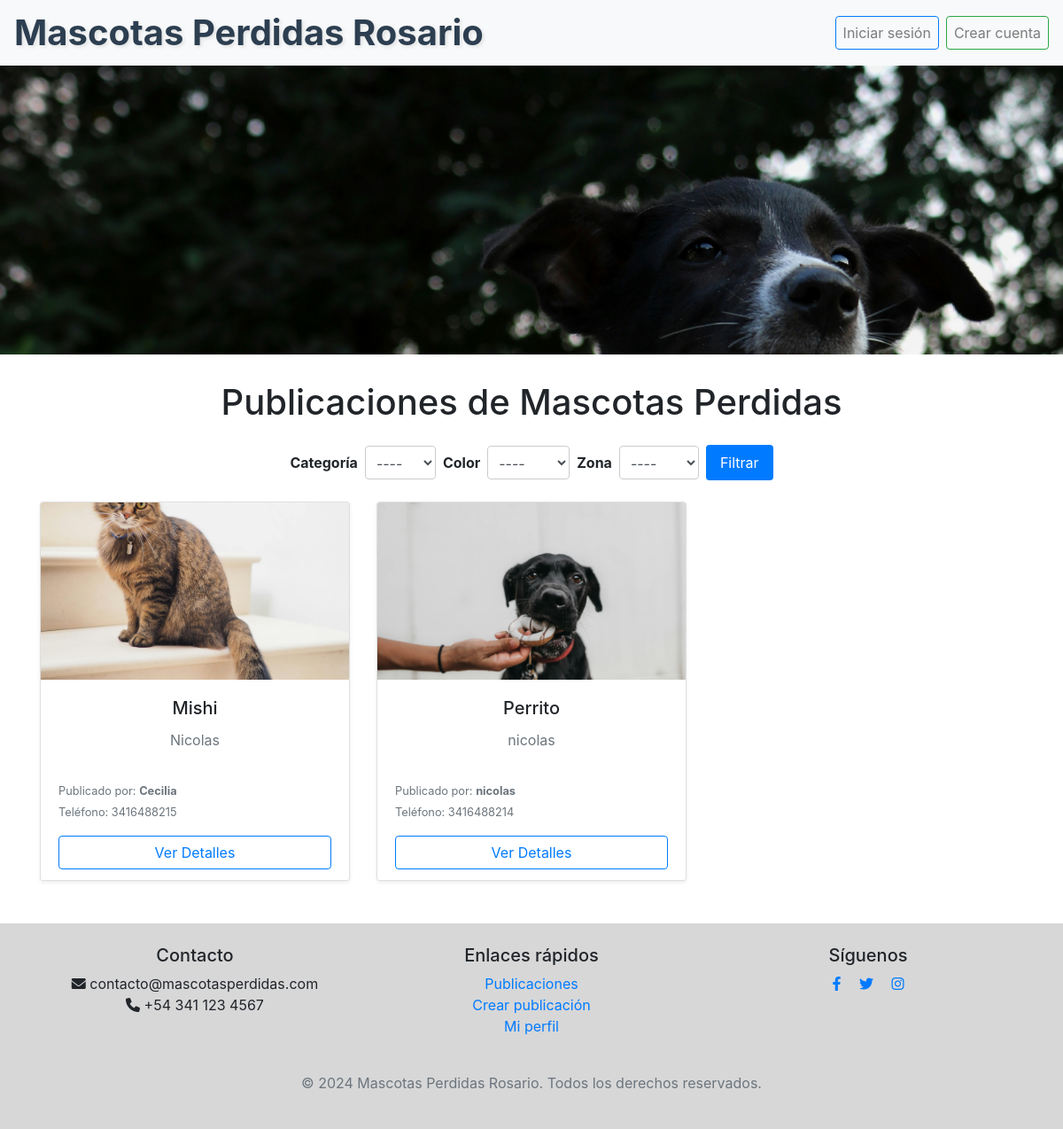
Page /blog/ on the earlier database version.
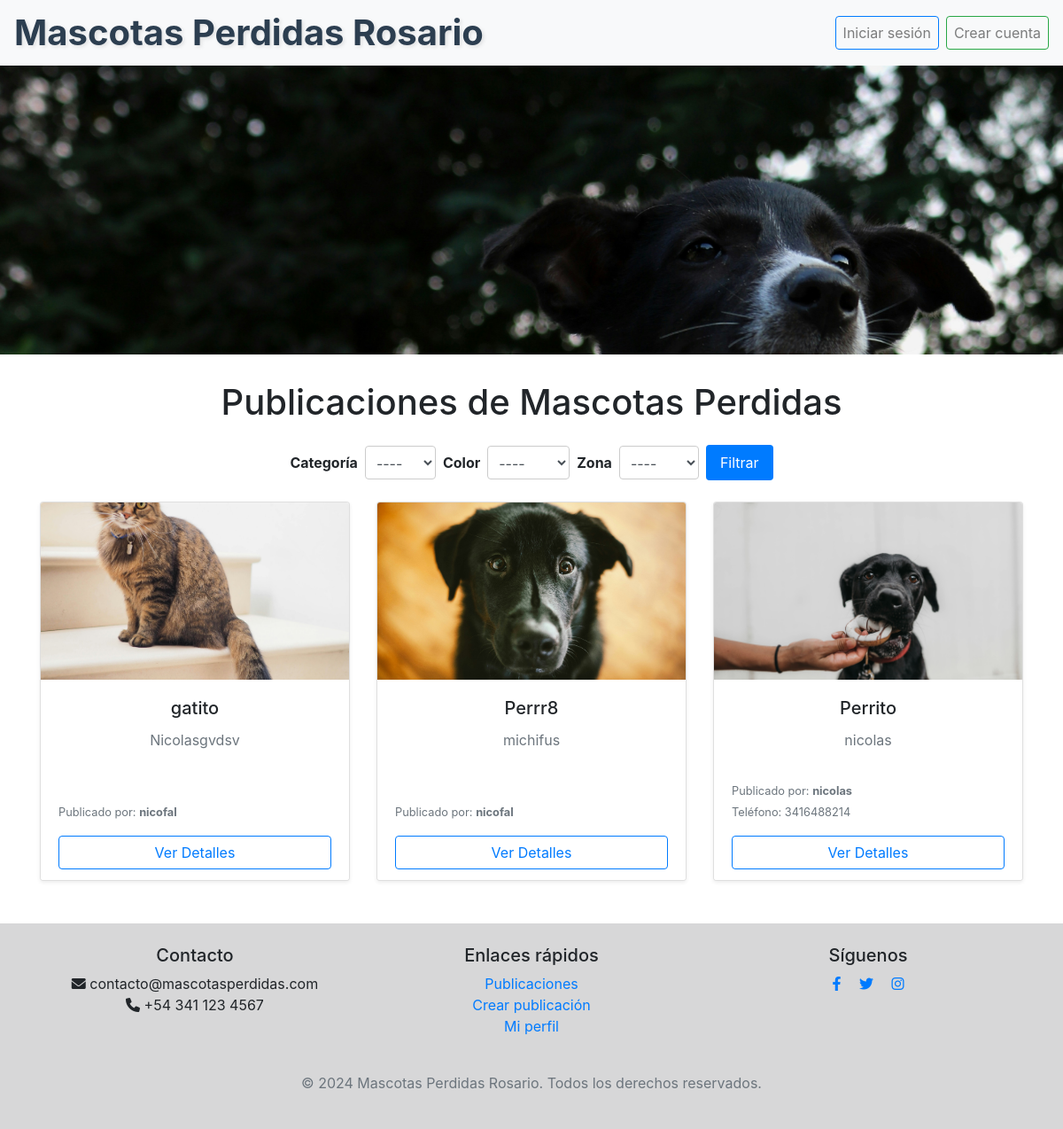
Same page on the later database version.
### blog/models.py (models this page shows, shortened)
class Post(models.Model):
    CATEGORIA_CHOICES = [
        ('Perro', 'Perro'),
        ('Gato', 'Gato'),
    ]
    COLOR_CHOICES = [
        ('Negro', 'Negro'),
        ('Blanco', 'Blanco'),
        ('Marrón', 'Marrón'),
        ('Gris', 'Gris'),
    ]
    ZONA_CHOICES = [
        ('Sur', 'Sur'),
        ('Centro', 'Centro'),
        ('Norte', 'Norte'),
        ('Este', 'Este'),
        ('Oeste', 'Oeste'),
    ]
    titulo = models.CharField(max_length=100)
    subtitulo = models.CharField(max_length=200)
    cuerpo = models.TextField()
    autor = models.ForeignKey(User, on_delete=models.CASCADE)
    fecha = models.DateTimeField(auto_now_add=True)
    categoria = models.CharField(max_length=5, choices=CATEGORIA_CHOICES)
    color = models.CharField(max_length=20, choices=COLOR_CHOICES)
    zona = models.CharField(max_length=100, choices=ZONA_CHOICES)
    class Meta:
        ordering = ['-fecha']

class Imagen(models.Model):
    post = models.ForeignKey(Post, on_delete=models.CASCADE, related_name='imagenes')
    imagen = models.ImageField(upload_to='blog_images/')

### accounts/models.py (models this page shows, shortened)
class Perfil(models.Model):
    user = models.OneToOneField(User, on_delete=models.CASCADE)
    telefono = models.CharField(max_length=15, blank=True, null=True)
    imagen = models.ImageField(upload_to='perfil_imagenes/', null=True)
    descripcion = models.TextField(blank=True, null=True)

### blog/views.py (the view)
# urls.py: path('', views.listar_posts, name='listar_posts'),
def listar_posts(request):
    form = FiltroForm(request.GET)
    posts = Post.objects.all().prefetch_related('imagenes')
    if form.is_valid():
        categoria = form.cleaned_data['categoria']
        color = form.cleaned_data['color']
        zona = form.cleaned_data['zona']
        if categoria and categoria != '----':
            posts = posts.filter(categoria=categoria)
        if color and color != '----':
            posts = posts.filter(color=color)
        if zona and zona != '----':
            posts = posts.filter(zona__icontains=zona)
    return render(request, 'blog/lista_posts.html', {'posts': posts, 'form': form})

### blog/forms.py
class FiltroForm(forms.Form):
    CATEGORIA_CHOICES = [('----', '----')] + [(choice[0], choice[1]) for choice in Post.CATEGORIA_CHOICES]
    COLOR_CHOICES = [('----', '----')] + [(choice[0], choice[1]) for choice in Post.COLOR_CHOICES]
    ZONA_CHOICES = [('----', '----')] + [(choice[0], choice[1]) for choice in Post.ZONA_CHOICES]
    categoria = forms.ChoiceField(choices=CATEGORIA_CHOICES, required=False)
    color = forms.ChoiceField(choices=COLOR_CHOICES, required=False)
    zona = forms.ChoiceField(choices=ZONA_CHOICES, required=False)

### accounts/templatetags/form_tags.py (called while the page is built)
@register.filter(name='add_class')
def add_class(field, css_class):
    if hasattr(field, 'as_widget'):
        return field.as_widget(attrs={"class": css_class})
    return field

### blog/templates/blog/lista_posts.html
{% extends 'base_generic.html' %}
{% load form_tags %}
{% block content %}
<div class="container mt-4">
    <h1 class="mb-4 text-center">Publicaciones de Mascotas Perdidas</h1>
    <form method="get" class="form-inline mb-4 justify-content-center">
        <div class="form-group mr-2">
            <label for="categoria" class="mr-2">Categoría</label>
            {{ form.categoria|add_class:"form-control" }}
        </div>
        <div class="form-group mr-2">
            <label for="color" class="mr-2">Color</label>
            {{ form.color|add_class:"form-control" }}
        </div>
        <div class="form-group mr-2">
            <label for="zona" class="mr-2">Zona</label>
            {{ form.zona|add_class:"form-control" }}
        </div>
        <button type="submit" class="btn btn-primary">Filtrar</button>
    </form>
    {% if posts %}
        <div class="row">
            {% for post in posts %}
            <div class="col-md-4 mb-4">
                <div class="card h-100 shadow-sm">
                    {% if post.imagenes.first %}
                    <img src="{{ post.imagenes.first.imagen.url }}" class="card-img-top" alt="{{ post.titulo }}" style="height: 200px; object-fit: cover;">
                    {% endif %}
                    <div class="card-body d-flex flex-column">
                        <h5 class="card-title text-center">{{ post.titulo }}</h5>
                        <p class="card-text text-muted">{{ post.subtitulo }}</p>
                    </div>
                    <div class="card-footer bg-white border-0">
                        <small class="text-muted">Publicado por: <strong>{{ post.autor }}</strong></small>
                        {% if post.autor.perfil.telefono %}
                        <br>
                        <small class="text-muted">Teléfono: {{ post.autor.perfil.telefono }}</small>
                        {% endif %}
                        <a href="{% url 'detalle_post' post.id %}" class="btn btn-outline-primary btn-block mt-3">Ver Detalles</a>
                    </div>
                </div>
            </div>
            {% endfor %}
        </div>
    {% else %}
        <p class="text-center text-muted">No hay publicaciones disponibles.</p>
    {% endif %}
</div>
{% endblock %}

### templates/base_generic.html (shortened to what this page needs)
{% load static %}
<!DOCTYPE html>
<html lang="es">
<head>
    <link href="https://stackpath.bootstrapcdn.com/bootstrap/4.5.2/css/bootstrap.min.css" rel="stylesheet">
    <link rel="stylesheet" href="{% static 'css/styles.css' %}">
    <link rel="stylesheet" href="https://cdnjs.cloudflare.com/ajax/libs/font-awesome/6.0.0-beta3/css/all.min.css">
</head>
<body>
    <header class="mb-4" style="position: fixed; width: 100%; z-index: 9999;">
        <nav class="navbar navbar-expand-lg navbar-light bg-light custom-navbar">
            <a class="navbar-brand" href="{% url 'listar_posts' %}">
                <h1>Mascotas Perdidas Rosario</h1>
            </a>
            <div class="collapse navbar-collapse justify-content-end" id="navbarNav">
                <ul class="navbar-nav">
                    {% if user.is_authenticated %}
                        <li class="nav-item d-flex align-items-center">
                            {% if user.perfil.imagen %}
                                <img src="{{ user.perfil.imagen.url }}" class="rounded-circle" style="width: 40px; height: 40px;" alt="Imagen de perfil">
                            {% else %}
                                <img src="{% static 'assets/img/user.jpg' %}" class="rounded-circle" style="width: 40px; height: 40px;" alt="Imagen de perfil por defecto">
                            {% endif %}
                            <span class="ml-2">¡Hola, {{ user.username|capfirst }}!</span>
                        </li>
                        <li class="nav-item dropdown ml-3">
                            <a class="nav-link dropdown-toggle" href="#" id="navbarDropdown" role="button" data-toggle="dropdown" aria-haspopup="true" aria-expanded="false">
                                <i class="fas fa-chevron-down" style="font-size: 18px;"></i>
                            </a>
                            <div class="dropdown-menu dropdown-menu-right" aria-labelledby="navbarDropdown">
                                <a class="dropdown-item" href="{% url 'profile' %}" style="text-align: center;">Mi perfil</a>
                                {% if user.is_superuser %}
                                    <a class="dropdown-item" href="{% url 'manage_users' %}" style="text-align: center;">Gestionar Usuarios</a>
                                    <a class="dropdown-item" href="{% url 'listar_posts' %}" style="text-align: center;">Gestionar Publicaciones</a>
                                    <div class="dropdown-divider"></div>
                                {% endif %}
                                <form method="POST" action="{% url 'logout' %}" class="dropdown-item p-0">
                                    {% csrf_token %}
                                    <button type="submit" class="btn btn-link p-0" style="color: inherit; text-align: center; width: 100%;">Cerrar sesión</button>
                                </form>
                            </div>
                        </li>
                    {% else %}
                        <li class="nav-item">
                            <a class="btn btn-outline-primary nav-link ml-2" href="{% url 'login' %}">Iniciar sesión</a>
                        </li>
                        <li class="nav-item">
                            <a class="btn btn-outline-success nav-link ml-2" href="{% url 'signup' %}">Crear cuenta</a>
                        </li>
                    {% endif %}
                </ul>
            </div>
        </nav>
    </header>
    <main>
        <div class="parallax" style="margin-bottom: 30px;"></div>
        {% block content %}
        {% endblock %}
    </main>
    <footer class="mt-4 text-center bg-light py-4" style="background-color: #2125292e !important;">
        <div class="container">
            <div class="row">
                <div class="col-md-4 mb-3 mb-md-0">
                    <h5>Contacto</h5>
                    <ul class="list-unstyled">
                        <li><i class="fas fa-envelope"></i> contacto@mascotasperdidas.com</li>
                        <li><i class="fas fa-phone"></i> +54 341 123 4567</li>
                    </ul>
                </div>
                <div class="col-md-4 mb-3 mb-md-0">
                    <h5>Enlaces rápidos</h5>
                    <ul class="list-unstyled">
                        <li><a href="{% url 'listar_posts' %}">Publicaciones</a></li>
                        <li><a href="{% url 'crear_post' %}">Crear publicación</a></li>
                        <li><a href="{% url 'profile' %}">Mi perfil</a></li>
                    </ul>
                </div>
                <div class="col-md-4">
                    <h5>Síguenos</h5>
                    <a href="http://www.facebook.com" class="mr-3" target="_blank"><i class="fab fa-facebook-f"></i></a>
                    <a href="http://www.x.com" class="mr-3" target="_blank"><i class="fab fa-twitter"></i></a>
                    <a href="http://www.instagram.com" target="_blank"><i class="fab fa-instagram"></i></a>
                </div>
            </div>
            <div class="row mt-4">
                <div class="col">
                    <p class="text-muted">&copy; 2024 Mascotas Perdidas Rosario. Todos los derechos reservados.</p>
                </div>
            </div>
        </div>
    </footer>
</body>
</html>

### static/css/styles.css (style rules this page uses)
.parallax { background-image: url('../assets/img/perroygato.jpg'); height: 400px; background-attachment: fixed; background-position: center; background-repeat: no-repeat; background-size: cover; }
form.form-inline { display: flex; align-items: center; justify-content: space-between; margin-bottom: 20px; }
form.form-inline .form-group { margin-right: 15px; }
form.form-inline label { margin-right: 5px; font-weight: bold; }
form.form-inline input[type="text"], form.form-inline select { width: 150px; padding: 8px; border: 1px solid #ccc; border-radius: 4px; }
form.form-inline button[type="submit"] { background-color: #007bff; color: white; border: none; padding: 8px 16px; border-radius: 4px; cursor: pointer; }
a { text-decoration: none; }
.card-body { display: flex; flex-direction: column; align-content: center; align-items: center; }
.form-group label { font-weight: bold; }
.form-control { border-radius: 5px; border-color: #ced4da; }
.btn-primary { background-color: #007bff; border-color: #007bff; transition: background-color 0.3s ease; }
.custom-navbar .nav-link { padding: 0.375rem 0.75rem; border-radius: 0.25rem; margin-left: 0.5rem; transition: background-color 0.3s ease; }
.navbar-brand h1 { font-size: 1.5rem; margin: 0; }
.btn { display: flex; justify-content: center !important; }
.navbar-brand h1 { font-size: 2.5rem; color: #2c3e50; text-shadow: 2px 2px 4px rgba(0, 0, 0, 0.1); font-weight: bold; opacity: 0; transform: translateY(-20px); animation: fadeInSlideDown 1s ease forwards; }

Differences in the rows shown:
removed Post: imagenes.first.imagen (picture), titulo "Mishi", subtitulo "Nicolas", autor "Cecilia", autor.perfil.telefono "3416488215"
added Post: imagenes.first.imagen (picture), titulo "gatito", subtitulo "Nicolasgvdsv", autor "nicofal"
added Post: imagenes.first.imagen (picture), titulo "Perrr8", subtitulo "michifus", autor "nicofal"
